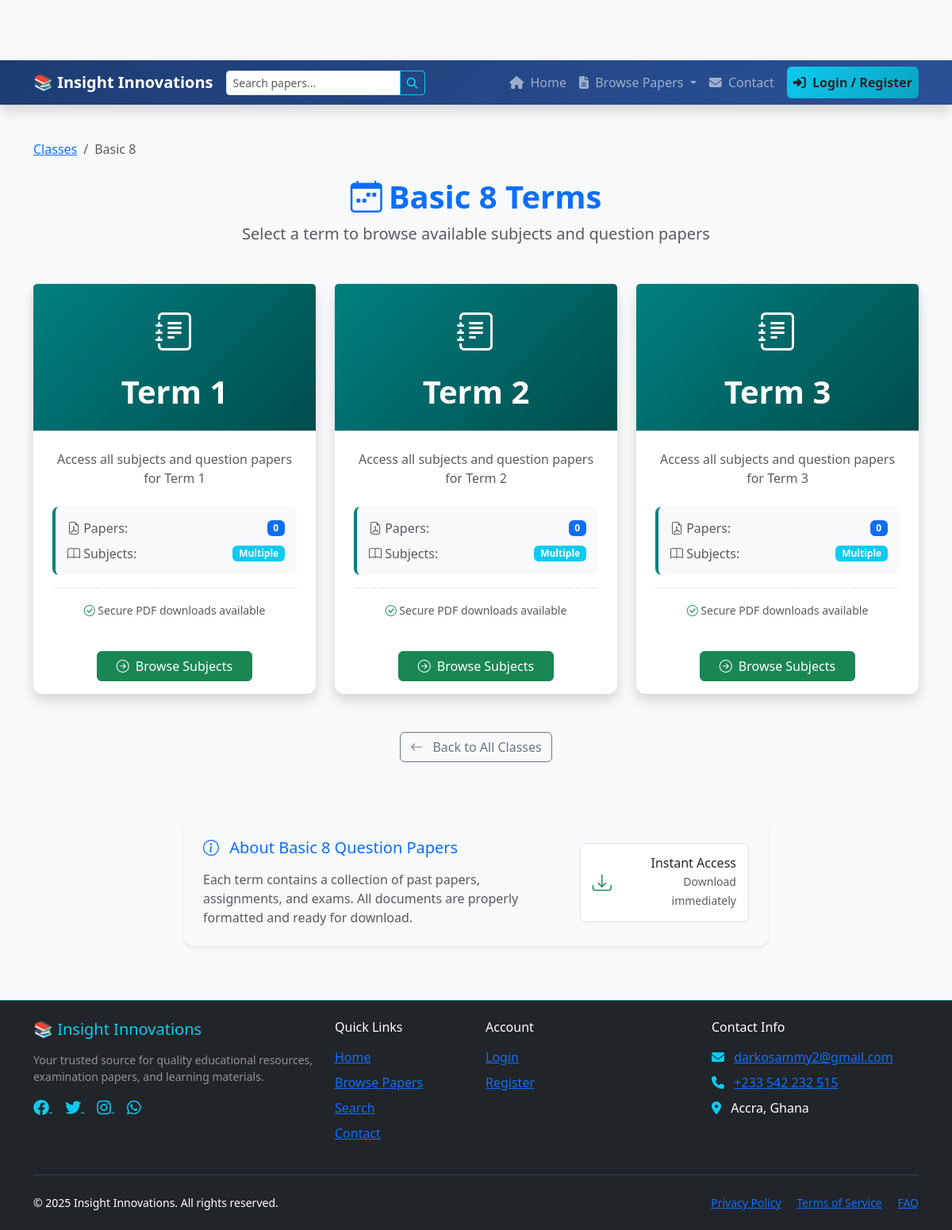
Page /basic-8/ on the committed database.
### shop/models.py (models this page shows, shortened)
class Classes(models.Model):
    name = models.CharField(max_length=100, help_text="e.g., JHS 1, Basic 7")
    slug = models.SlugField(max_length=100, unique=True)
    description = models.TextField(blank=True)
    class Meta:
        verbose_name = 'Class (Grade)'
        verbose_name_plural = 'Classes (Grades)'
        ordering = ('name',)

class Term(models.Model):
    class_name = models.ForeignKey(Classes, related_name='terms', on_delete=models.CASCADE)
    name = models.CharField(max_length=50, help_text="e.g., Term 1, Term 2")
    slug = models.SlugField(max_length=50)
    class Meta:
        verbose_name_plural = 'Terms'
        unique_together = ('class_name', 'slug')
        ordering = ('name',)
    def get_paper_count(self):
        return self.papers.count()

### shop/views.py (the view)
# urls.py: path('<slug:class_slug>/', views.term_list, name='term_list'),
def term_list(request, class_slug):
    class_level = get_object_or_404(Classes, slug=class_slug)
    terms = class_level.terms.all()
    context = {
        'class_level': class_level,
        'terms': terms,
        'page_title': f'Select Term for {class_level.name}',
    }
    return render(request, 'shop/term_list.html', context)

### shop/context_processors.py (called while the page is built)
def current_year(request):
    return {
        'current_year': timezone.now().year
    }

### shop/templates/shop/term_list.html (shortened to what this page needs)
{% extends 'base.html' %}
{% load static %}
{% block content %}
<div class="container py-4">
    <nav aria-label="breadcrumb" class="mb-4">
        <ol class="breadcrumb">
            <li class="breadcrumb-item"><a href="{% url 'shop:class_list' %}">Classes</a></li>
            <li class="breadcrumb-item active">{{ class_level.name }}</li>
        </ol>
    </nav>
    <div class="text-center mb-5">
        <h1 class="text-primary fw-bold">
            <i class="bi bi-calendar-week me-2"></i>{{ class_level.name }} Terms
        </h1>
        <p class="lead text-muted">
            Select a term to browse available subjects and question papers
        </p>
    </div>
    <div class="row row-cols-1 row-cols-md-2 row-cols-lg-3 g-4">
        {% for term_obj in terms %}
            <div class="col">
                <a href="{% url 'shop:subject_list' class_level.slug term_obj.slug %}" class="text-decoration-none">
                    <div class="card h-100 shadow border-0 hover-lift">
                        <div class="card-header bg-teal-gradient text-white text-center py-4">
                            <div class="term-icon mb-3">
                                <i class="bi bi-journal-text" style="font-size: 3rem;"></i>
                            </div>
                            <h3 class="card-title mb-0 fw-bold display-6">{{ term_obj.name }}</h3>
                        </div>
                        <div class="card-body p-4 text-center">
                            <p class="card-text text-muted mb-4">
                                Access all subjects and question papers for {{ term_obj.name }}
                            </p>
                            <div class="term-stats mb-3">
                                <div class="d-flex justify-content-between align-items-center mb-2">
                                    <span class="text-muted">
                                        <i class="bi bi-file-earmark-pdf"></i> Papers:
                                    </span>
                                    <span class="badge bg-primary">
                                        {{ term_obj.get_paper_count }}
                                    </span>
                                </div>
                                <div class="d-flex justify-content-between align-items-center">
                                    <span class="text-muted">
                                        <i class="bi bi-book"></i> Subjects:
                                    </span>
                                    <span class="badge bg-info">
                                        {{ term_obj.subjects_count|default:"Multiple" }}
                                    </span>
                                </div>
                            </div>
                            <div class="quick-info">
                                <small class="text-muted">
                                    <i class="bi bi-check-circle text-success"></i>
                                    Secure PDF downloads available
                                </small>
                            </div>
                        </div>
                        <div class="card-footer bg-transparent border-top-0 text-center py-3">
                            <span class="btn btn-success px-4">
                                <i class="bi bi-arrow-right-circle me-2"></i>Browse Subjects
                            </span>
                        </div>
                    </div>
                </a>
            </div>
        {% endfor %}
    </div>
    <div class="text-center mt-5">
        <a href="{% url 'shop:class_list' %}" class="btn btn-outline-secondary">
            <i class="bi bi-arrow-left me-2"></i> Back to All Classes
        </a>
    </div>
    <div class="row justify-content-center mt-5 pt-4">
        <div class="col-lg-8">
            <div class="card bg-light border-0 shadow-sm">
                <div class="card-body p-4">
                    <div class="row align-items-center">
                        <div class="col-md-8">
                            <h5 class="text-primary mb-3">
                                <i class="bi bi-info-circle me-2"></i> About {{ class_level.name }} Question Papers
                            </h5>
                            <p class="text-muted mb-0">
                                Each term contains a collection of past papers, assignments, and exams.
                                All documents are properly formatted and ready for download.
                            </p>
                        </div>
                        <div class="col-md-4 text-md-end mt-3 mt-md-0">
                            <div class="download-info">
                                <div class="d-flex align-items-center justify-content-md-end gap-2">
                                    <i class="bi bi-download text-success" style="font-size: 1.5rem;"></i>
                                    <div>
                                        <h6 class="mb-0">Instant Access</h6>
                                        <small class="text-muted">Download immediately</small>
                                    </div>
                                </div>
                            </div>
                        </div>
                    </div>
                </div>
            </div>
        </div>
    </div>
</div>
{% endblock content %}

### templates/base.html (style rules this page uses)
:root { --primary-color: #0d6efd; --secondary-color: #6c757d; --success-color: #198754; --info-color: #0dcaf0; --warning-color: #ffc107; --danger-color: #dc3545; --light-color: #f8f9fa; --dark-color: #212529; }
body { font-family: 'Segoe UI', Tahoma, Geneva, Verdana, sans-serif; padding-top: 76px; background-color: #f8f9fa; min-height: 100vh; display: flex; flex-direction: column; }
.card { border-radius: 12px; border: none; box-shadow: 0 4px 6px rgba(0,0,0,0.05); transition: transform 0.3s ease, box-shadow 0.3s ease; }

### shop/templates/shop/term_list.html (style rules this page uses)
.hover-lift { transition: transform 0.3s ease, box-shadow 0.3s ease; }
.bg-teal-gradient { background: #008080; background: linear-gradient(135deg, #008080 0%, #004d4d 100%); }
.term-stats { background: #f8f9fa; padding: 15px; border-radius: 8px; border-left: 4px solid #008080; }
.term-icon { transition: transform 0.3s ease; }
.quick-info { margin-top: 15px; padding-top: 15px; border-top: 1px dashed #dee2e6; }
.download-info { background: white; padding: 15px; border-radius: 8px; border: 1px solid #dee2e6; }

### rows in the picture
Classes: name "Basic 8"
Term: name "Term 1", get_paper_count "0", subjects_count "Multiple"
Term: name "Term 2", get_paper_count "0", subjects_count "Multiple"
Term: name "Term 3", get_paper_count "0", subjects_count "Multiple"
